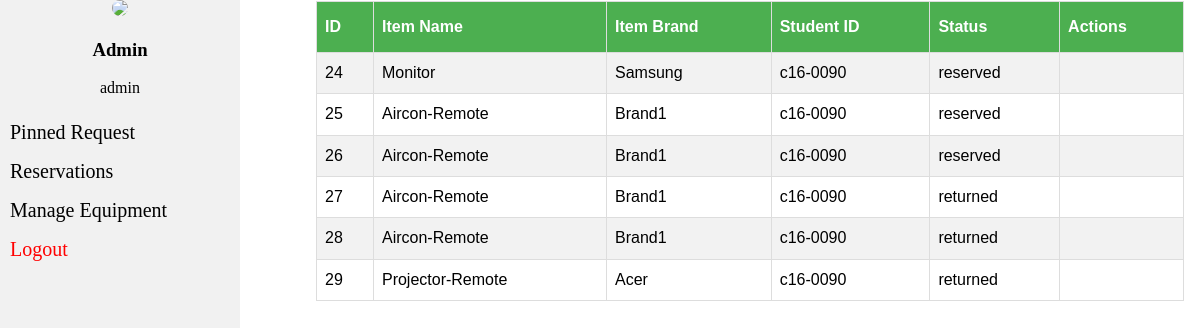
The page /admin.php?open=pinned_request (signed in) on the database its author committed.
### tables this page shows
CREATE TABLE `reserved` (
  `reservation_id` int(11) NOT NULL,
  `equipment_id` int(11) NOT NULL,
  `student_id` varchar(8) NOT NULL,
  `status` varchar(12) NOT NULL
);

CREATE TABLE `equipment` (
  `unit_id` int(11) NOT NULL,
  `unit_name` varchar(30) NOT NULL,
  `unit_brand` varchar(30) NOT NULL,
  `unit_count` int(11) NOT NULL
);

### includes/pinned_request.php (the view, shortened to what this page needs)
<div id="wrapper">
	<table class="table">
		<tr>
			<th>ID</th>
			<th>Item Name</th>
			<th>Item Brand</th>
			<th>Student ID</th>
			<th>Status</th>
			<th>Actions</th>
		</tr>
		<?php
			$sql = "SELECT * FROM reserved INNER JOIN equipment ON reserved.equipment_id = equipment.unit_id";
			$reserved_data = mysqli_query($conn, $sql);
	 		while($data = $reserved_data->fetch_assoc()){
	 			echo "<tr>";
	 			?>
	 	<form action="controller/returned.php" method="get">
	 		<?php
	 			echo "<td>" . $data['reservation_id'] . "</td>";
				echo "<td>" . $data['unit_name'] . "</td>";
				echo "<td>" . $data['unit_brand'] . "</td>";
				echo "<td>" . $data['student_id'] . "</td>";
	 			echo "<td>" . $data['status'] . "</td><td>";
	 			?>
	 	</form>
	 	<?php
	 			echo "</tr>";
	 		}
		?>
	</table>
</div>

### admin.php (shortened to what this page needs)
 <?php
  include('controller/connect.php');
?>
<!DOCTYPE html>
<html>
<head>
  <link rel="stylesheet" type="text/css" href="css/admin-style.css">
  <?php
    if(isset($_GET['open'])){
      if($_GET['open'] == 'pinned_request'){
        echo '<link rel="stylesheet" type="text/css" href="css/tables.css">';
      }
    }
  ?>
</head>
<body>
  <form method="get">
    <ul>
      <?php include "includes/profile.php"; ?>
      <li><a href="?open=pinned_request">Pinned Request</a></li>
      <li><a href="?open=reservations">Reservations</a></li>
      <li><a href="?open=manage">Manage Equipment</a></li>
      <li><a href="controller/logout.php" style="color: red">Logout</a></li>
    </ul>
  </form>
  <div style="margin-left:25%;padding:1px 16px;height:1000px;">
    <?php
      if(isset($_GET['open'])){
        if($_GET['open'] == 'pinned_request'){
          include("includes/pinned_request.php");
        }
      }
    ?>
  </div>
</body>
</html>

### includes/profile.php (shortened to what this page needs)
<center>
    <div class="sidebar-header header-cover" style="background-image: url(https://2.bp.blogspot.com/-2RewSLZUzRg/U-9o6SD4M6I/AAAAAAAADIE/voax99AbRx0/s1600/14%2B-%2B1%2B%281%29.jpg);">
        <div class="sidebar-image">
            <img src="https://s3-us-west-2.amazonaws.com/s.cdpn.io/53474/atom_profile_01.jpg">
        </div>
        <h3><?php echo $_SESSION['row']['name'] ?></h3>
        <p><?php echo $_SESSION['row']['id_number'] ?></p>
    </div>
</center>

### css/admin-style.css (style rules this page uses)
body { margin: 0; }
ul { list-style-type: none; margin: 0; padding: 0; width: 20%; background-color: #f1f1f1; position: fixed; height: 100%; overflow: auto; }
li a { display: block; color: #000; font-size: 20px; padding: 8px 10px; text-decoration: none; }

### css/tables.css (style rules this page uses)
#wrapper { position:relative; }
.table { font-family: "Trebuchet MS", Arial, Helvetica, sans-serif; border-collapse: collapse; height: 300px; width: 100%; }
.table td, .table th { border: 1px solid #ddd; padding: 8px; }
.table tr:nth-child(even) { background-color: #f2f2f2; }
.table th { padding-top: 12px; padding-bottom: 12px; text-align: left; background-color: #4CAF50; color: white; }

### includes/profile.php (style rules this page uses)
img { border-radius: 50%; }

### rows shown on the page
reserved: reservation_id "24", equipment.unit_name "Monitor", equipment.unit_brand "Samsung", student "c16-0090", status "reserved"
reserved: reservation_id "25", equipment.unit_name "Aircon-Remote", equipment.unit_brand "Brand1", student "c16-0090", status "reserved"
reserved: reservation_id "26", equipment.unit_name "Aircon-Remote", equipment.unit_brand "Brand1", student "c16-0090", status "reserved"
reserved: reservation_id "27", equipment.unit_name "Aircon-Remote", equipment.unit_brand "Brand1", student "c16-0090", status "returned"
reserved: reservation_id "28", equipment.unit_name "Aircon-Remote", equipment.unit_brand "Brand1", student "c16-0090", status "returned"
reserved: reservation_id "29", equipment.unit_name "Projector-Remote", equipment.unit_brand "Acer", student "c16-0090", status "returned"

### other values the page prints
$_SESSION['row']['name'] "Admin"
$_SESSION['row']['id_number'] "admin"
